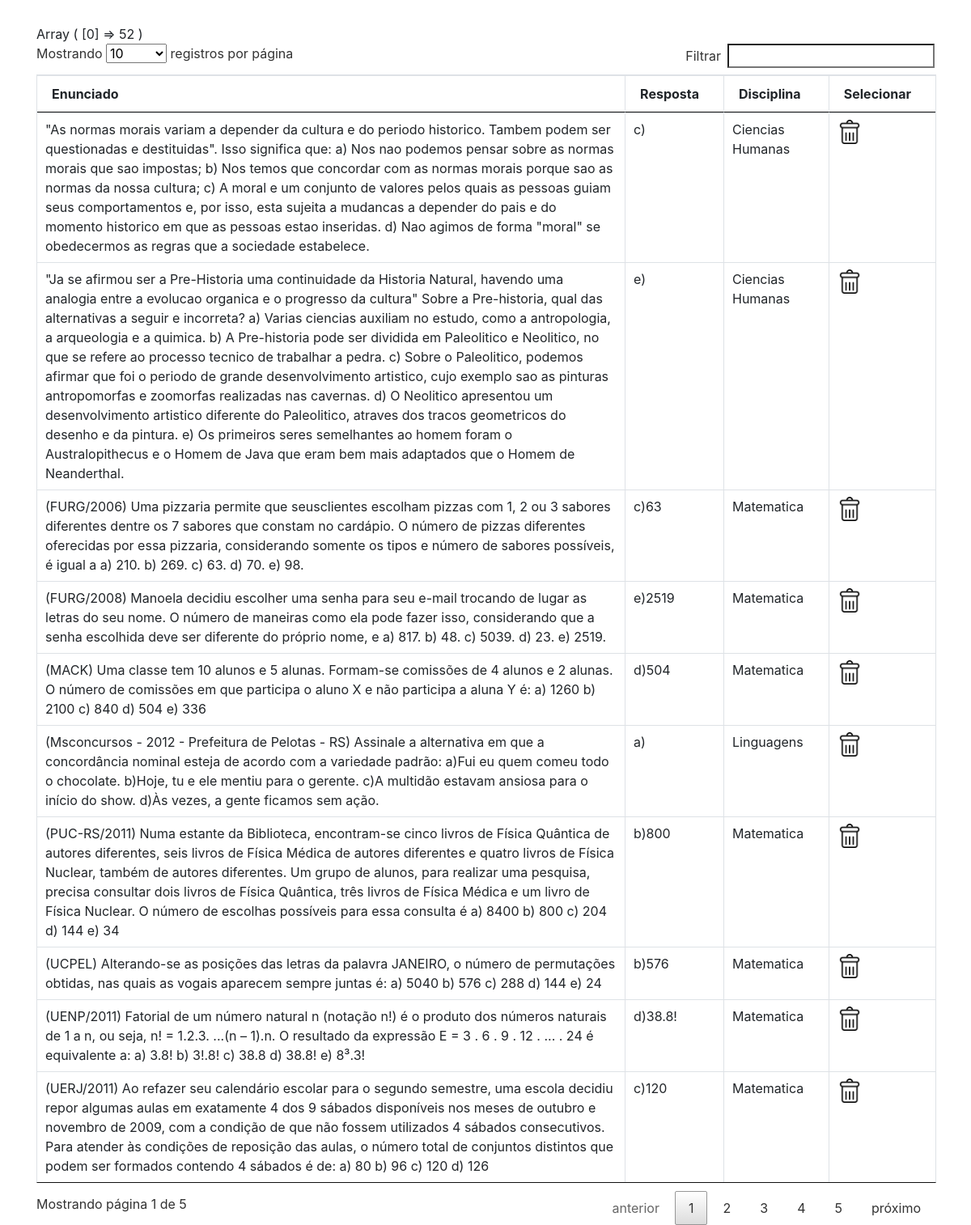
/escolha-mat.php, run on the app's committed database.
### tables this page shows
CREATE TABLE IF NOT EXISTS `questoes` (
  `idquestao` int(11) NOT NULL AUTO_INCREMENT,
  `questao` varchar(1000) NOT NULL,
  `resposta` varchar(20) NOT NULL,
  `img` varchar(500) DEFAULT NULL,
  `disciplina` varchar(30) NOT NULL,
  `assunto` varchar(100) NOT NULL,
  PRIMARY KEY (`idquestao`)
);

### escolha-mat.php (the view, shortened to what this page needs)
<?php
    require_once 'conexao.php';
?>
<!DOCTYPE html>
<html lang="pt-br">
<head>
    <link rel="stylesheet" href="css/bootstrap.min.css">
    <link rel="stylesheet" href="css/datatable.css">
    <link rel="stylesheet" href="css/dataTables.bootstrap.min.css">
</head>
<body>
<div class="container" style="position:relative;top:30px;">
        <table id="tabela" class="table table-bordered table-hover">
            <thead>
                <tr class="th">
                    <th>Enunciado</th>
                    <th>Resposta</th>
                    <th>Disciplina</th>
                    <th>Selecionar</th>
                </tr>
            </thead>
            <tbody>
                <?php
                    $sql = "SELECT * FROM questoes";
                    $resultado = mysqli_query($conn, $sql);
                    while($row = mysqli_fetch_array($resultado)):
                ?>
                <tr>
                    <?php
                        $id = $row['idquestao'];
                        $questoes = array();
                    ?>
                    <td><?php echo utf8_encode($row['questao'])?></td>
                    <td><?php echo utf8_encode($row['resposta'])?></td>
                    <td><?php echo utf8_encode($row['disciplina'])?></td>
                    <td><a href="<?php $questoes[] = $id;?>" onclick="questoes[] = <>"><img src="img/excluir.png" width="30px;"></a></td>
                </tr>
                <?php
                    endwhile;
                    print_r($questoes);
                ?>
            </tbody>
        </table>
    </div>
</body>
</html>
</body>
</html>

### css/datatable.css (style rules this page uses)
table.dataTable { width:100%;margin:0 auto;clear:both;border-collapse:separate;border-spacing:0 }
table.dataTable thead th,table.dataTable tfoot th { font-weight:bold }
table.dataTable thead th,table.dataTable thead td { padding:10px 18px;border-bottom:1px solid #111 }
table.dataTable thead .sorting,table.dataTable thead .sorting_asc,table.dataTable thead .sorting_desc,table.dataTable thead .sorting_asc_disabled,table.dataTable thead .sorting_desc_disabled { cursor:pointer;*cursor:hand;background-repeat:no-repeat;background-position:center right }
table.dataTable thead .sorting { background-image:url("../images/sort_both.png") }
table.dataTable thead .sorting_asc { background-image:url("../images/sort_asc.png") }
table.dataTable tbody tr { background-color:#ffffff }
table.dataTable tbody th,table.dataTable tbody td { padding:8px 10px }
table.dataTable.no-footer { border-bottom:1px solid #111 }
table.dataTable,table.dataTable th,table.dataTable td { box-sizing:content-box }

### data on the page
questoes: questao "(UCPEL) Alterando-se as posições das letras da palavra JANEIRO, o número de permutações obtidas, nas quais as vogais aparecem sempre juntas é: a) 5040 b) 576 c) 288 d) 144 e) 24", resposta "b)576", disciplina "Matematica"
questoes: questao "(FURG/2008) Manoela decidiu escolher uma senha para seu e-mail trocando de lugar as letras do seu nome. O número de maneiras como ela pode fazer isso, considerando que a senha escolhida deve ser diferente do próprio nome, e a) 817. b) 48. c) 5039. d) 23. e) 2519.", resposta "e)2519", disciplina "Matematica"
questoes: questao "(PUC-RS/2011) Numa estante da Biblioteca, encontram-se cinco livros de Física Quântica de autores diferentes, seis livros de Física Médica de autores diferentes e quatro livros de Física Nuclear, também de autores diferentes. Um grupo de alunos, para realizar uma pesquisa, precisa consultar dois livros de Física Quântica, três livros de Física Médica e um livro de Física Nuclear. O número de escolhas possíveis para essa consulta é a) 8400 b) 800 c) 204 d) 144 e) 34", resposta "b)800", disciplina "Matematica"
questoes: questao "(MACK) Uma classe tem 10 alunos e 5 alunas. Formam-se comissões de 4 alunos e 2 alunas. O número de comissões em que participa o aluno X e não participa a aluna Y é: a) 1260 b) 2100 c) 840 d) 504 e) 336", resposta "d)504", disciplina "Matematica"
questoes: questao "(UERJ/2011) Ao refazer seu calendário escolar para o segundo semestre, uma escola decidiu repor algumas aulas em exatamente 4 dos 9 sábados disponíveis nos meses de outubro e novembro de 2009, com a condição de que não fossem utilizados 4 sábados consecutivos. Para atender às condições de reposição das aulas, o número total de conjuntos distintos que podem ser formados contendo 4 sábados é de: a) 80 b) 96 c) 120 d) 126", resposta "c)120", disciplina "Matematica"
questoes: questao "(UENP/2011) Fatorial de um número natural n (notação n!) é o produto dos números naturais de 1 a n, ou seja, n! = 1.2.3. ...(n – 1).n. O resultado da expressão E = 3 . 6 . 9 . 12 . ... . 24 é equivalente a: a) 3.8! b) 3!.8! c) 38.8 d) 38.8! e) 8³.3!", resposta "d)38.8!", disciplina "Matematica"
questoes: questao "(FURG/2006) Uma pizzaria permite que seusclientes escolham pizzas com 1, 2 ou 3 sabores diferentes dentre os 7 sabores que constam no cardápio. O número de pizzas diferentes oferecidas por essa pizzaria, considerando somente os tipos e número de sabores possíveis, é igual a a) 210. b) 269. c) 63. d) 70. e) 98.", resposta "c)63", disciplina "Matematica"
questoes: questao "(Msconcursos - 2012 - Prefeitura de Pelotas - RS) Assinale a alternativa em que a concordância nominal esteja de acordo com a variedade padrão: a)Fui eu quem comeu todo o chocolate. b)Hoje, tu e ele mentiu para o gerente. c)A multidão estavam ansiosa para o início do show. d)Às vezes, a gente ficamos sem ação.", resposta "a)", disciplina "Linguagens"
questoes: questao "\"Ja se afirmou ser a Pre-Historia uma continuidade da Historia Natural, havendo uma analogia entre a evolucao organica e o progresso da cultura\" Sobre a Pre-historia, qual das alternativas a seguir e incorreta? a) Varias ciencias auxiliam no estudo, como a antropologia, a arqueologia e a quimica. b) A Pre-historia pode ser dividida em Paleolitico e Neolitico, no que se refere ao processo tecnico de trabalhar a pedra. c) Sobre o Paleolitico, podemos afirmar que foi o periodo de grande desenvolvimento artistico, cujo exemplo sao as pinturas antropomorfas e zoomorfas realizadas nas cavernas. d) O Neolitico apresentou um desenvolvimento artistico diferente do Paleolitico, atraves dos tracos…", resposta "e)", disciplina "Ciencias Humanas"
questoes: questao "\"As normas morais variam a depender da cultura e do periodo historico. Tambem podem ser questionadas e destituidas\". Isso significa que: a) Nos nao podemos pensar sobre as normas morais que sao impostas; b) Nos temos que concordar com as normas morais porque sao as normas da nossa cultura; c) A moral e um conjunto de valores pelos quais as pessoas guiam seus comportamentos e, por isso, esta sujeita a mudancas a depender do pais e do momento historico em que as pessoas estao inseridas. d) Nao agimos de forma \"moral\" se obedecermos as regras que a sociedade estabelece.", resposta "c)", disciplina "Ciencias Humanas"
